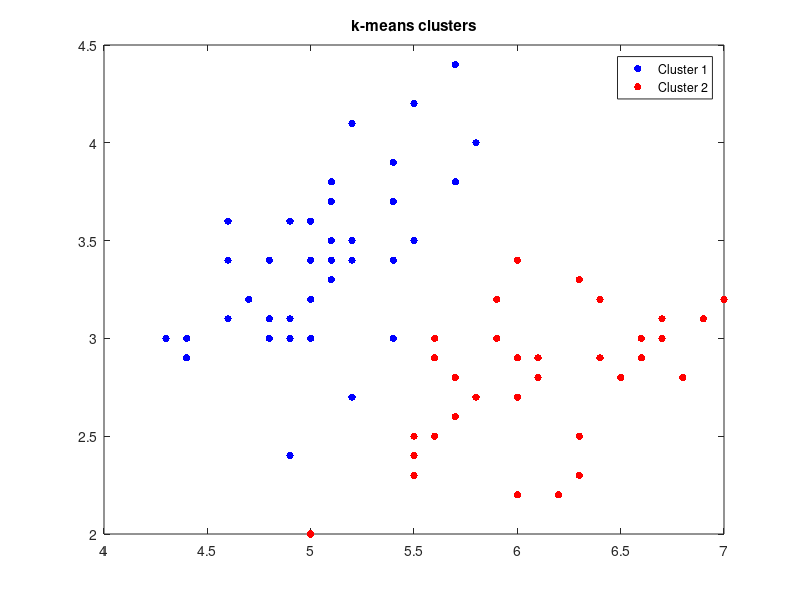
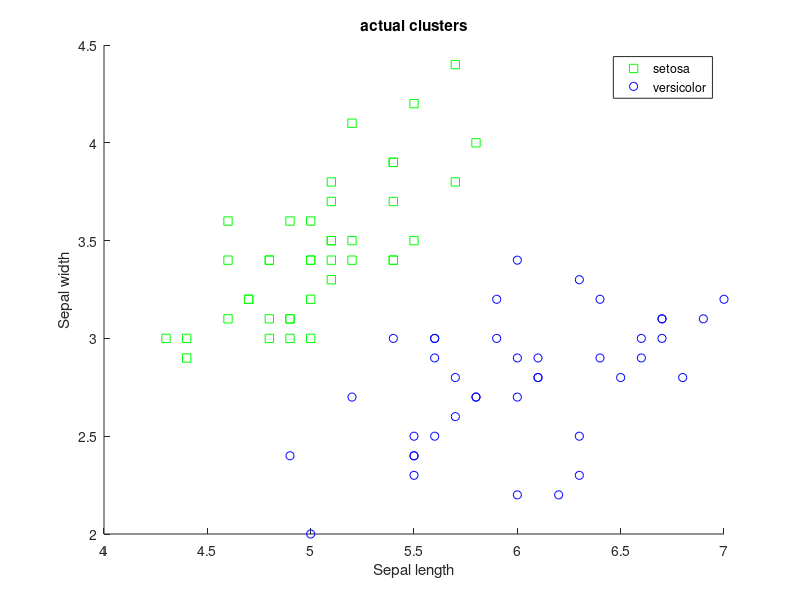

Source code (MATLAB) for these figures, in order:
clear all; % clear all variables from the workspace
load fisheriris;
X1=[meas(1:40,1);meas(51:90,1)]; % construct X1 which represents sepal length (80 samples)
X2=[meas(1:40,2);meas(51:90,2)]; % construct X2 which represents sepal width (80 samples)
Pattern_set=[X1,X2]; % The set of patterns is composed of 80 rows (samples) and two columns (sepal length and sepal width)
Actual_clusters_set=[species(1:40);species(51:90)]; % construct the set which represents the actual clusters (setosa and versicolor)  (80 samples)


rng('default'); % set the random number generator to its default state
rng(13); % this is an integer value to initialise the random number generator

idx = kmeans(Pattern_set,2); % apply k-means to group the samples of Pattern_set in two clusters. 
% Observe that the k-means clustering method does not use the target output
% set (unsupervised learning).
%The output idx gives the index of each row in Pattern_set. Becasue k-means
%method uses two clusters, the values in idx will be either 1 or 2.

% display the input samples as grouped in two clusters by k-means
figure,plot(Pattern_set(idx==1,1),Pattern_set(idx==1,2),'b.','MarkerSize',16)
hold on, plot(Pattern_set(idx==2,1),Pattern_set(idx==2,2),'r.','MarkerSize',16)
legend('Cluster 1','Cluster 2'), title('k-means clusters')

% display the input samples as grouped in two classes by experts on iris plants (actual
% clusters)
figure,gscatter(Pattern_set(:,1), Pattern_set(:,2), Actual_clusters_set,'gb','so');  xlabel('Sepal length');
ylabel('Sepal width'); title('actual clusters');
